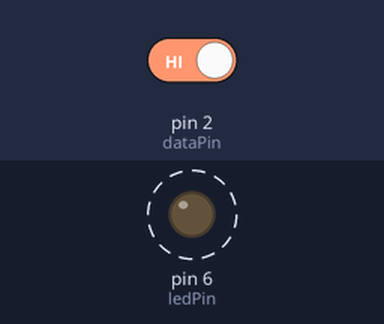
A sketch run on a simulated Arduino Uno, built with avr-gcc and run on an emulated ATmega328P. Parts: output pins drawn as LEDs (lit = HIGH). Dashed ring = blinking. Inputs (shaded band) come from the test bench; at power-on: pin 2 (dataPin) HIGH. Pins used as bus, display or sensor lines are not drawn; what the sketch prints to the serial monitor is not drawn.

Above: at 1.17 s.
1.6 s: pin 2 (dataPin) driven LOW
Timing chart, 0 to 12.5 s (numbered marks = the images above; inputs shaded):
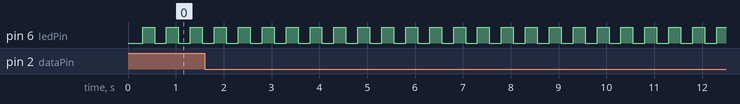

Measured:
- by itself, pin 6 (ledPin): alternates HIGH for 0.25 s and LOW for 0.25 s

The sketch:

sth.ino
```cpp
/*
 * Example code for SHT1x or SHT7x sensors demonstrating blocking calls
 * for temperature and humidity measurement in the setup routine and
 * non-blocking calls in the main loop.  The pin 13 LED is flashed as a
 * background task while temperature and humidity measurements are made.
 * Note that the status register read/write demonstration code places the
 * sensor in low resolution momjde.  Delete it to stay in high res mode.
 *
 * This example contains two versions of the code: one that checks library
 * function return codes for error indications and one that does not.
 * The version with error checking may be useful in debuging possible
 * connection issues with the sensor.  A #define selects between versions.
 */

#include <Sensirion.h>

#define ENA_ERRCHK  // Enable error checking code

const byte dataPin =  2;                 // SHTxx serial data
const byte sclkPin =  3;                 // SHTxx serial clock
const byte ledPin  = 6;                 // Arduino built-in LED
const unsigned long TRHSTEP   = 5000UL;  // Sensor query period
const unsigned long BLINKSTEP =  250UL;  // LED blink period

Sensirion sht = Sensirion(dataPin, sclkPin);

unsigned int rawData;
float temperature;
float humidity;
float dewpoint;

byte ledState = 0;
byte measActive = false;
byte measType = TEMP;

unsigned long trhMillis = 0;             // Time interval tracking
unsigned long blinkMillis = 0;

#ifdef ENA_ERRCHK

// This version of the code checks return codes for errors
byte error = 0;

void setup() {
  byte stat;
  Serial.begin(9600);
  pinMode(ledPin, OUTPUT);
  delay(15);                             // Wait >= 11 ms before first cmd
// Demonstrate status register read/write
  if (error = sht.readSR(&stat))         // Read sensor status register
    logError(error);
  Serial.print("Status reg = 0x");
  Serial.println(stat, HEX);
  if (error = sht.writeSR(LOW_RES))      // Set sensor to low resolution
    logError(error);
  if (error = sht.readSR(&stat))         // Read sensor status register again
    logError(error);
  Serial.print("Status reg = 0x");
  Serial.println(stat, HEX);
// Demonstrate blocking calls
  if (error = sht.measTemp(&rawData))    // sht.meas(TEMP, &rawData, BLOCK)
    logError(error);
  temperature = sht.calcTemp(rawData);
  if (error = sht.measHumi(&rawData))    // sht.meas(HUMI, &rawData, BLOCK)
    logError(error);
  humidity = sht.calcHumi(rawData, temperature);
  dewpoint = sht.calcDewpoint(humidity, temperature);
  logData();
}

void loop() {
  unsigned long curMillis = millis();          // Get current time

  // Rapidly blink LED.  Blocking calls take too long to allow this.
  if (curMillis - blinkMillis >= BLINKSTEP) {  // Time to toggle the LED state?
    ledState ^= 1;
    digitalWrite(ledPin, ledState);
    blinkMillis = curMillis;
  }

  // Demonstrate non-blocking calls
  if (curMillis - trhMillis >= TRHSTEP) {      // Time for new measurements?
    measActive = true;
    measType = TEMP;
    if (error = sht.meas(TEMP, &rawData, NONBLOCK)) // Start temp measurement
      logError(error);
    trhMillis = curMillis;
  }
  if (measActive && (error = sht.measRdy())) { // Check measurement status
    if (error != S_Meas_Rdy)
      logError(error);
    if (measType == TEMP) {                    // Process temp or humi?
      measType = HUMI;
      temperature = sht.calcTemp(rawData);     // Convert raw sensor data
      if (error = sht.meas(HUMI, &rawData, NONBLOCK)) // Start humi measurement
        logError(error);
    } else {
      measActive = false;
      humidity = sht.calcHumi(rawData, temperature); // Convert raw sensor data
      dewpoint = sht.calcDewpoint(humidity, temperature);
      logData();
    }
  }
}

#else  // If ENA_ERRCHK is not defined

// This code is the same as above but without error checking
void setup() {
  byte stat;
  byte error = 0;
  Serial.begin(9600);
  pinMode(ledPin, OUTPUT);
  delay(15);                             // Wait >= 11 ms before first cmd
// Demonstrate status register read/write
  sht.readSR(&stat);                     // Read sensor status register
  Serial.print("Status reg = 0x");
  Serial.println(stat, HEX);
  sht.writeSR(LOW_RES);                  // Set sensor to low resolution
  sht.readSR(&stat);                     // Read sensor status register again
  Serial.print("Status reg = 0x");
  Serial.println(stat, HEX);
// Demonstrate blocking calls
  sht.measTemp(&rawData);                // sht.meas(TEMP, &rawData, BLOCK)
  temperature = sht.calcTemp(rawData);
  sht.measHumi(&rawData);                // sht.meas(HUMI, &rawData, BLOCK)
  humidity = sht.calcHumi(rawData, temperature);
  dewpoint = sht.calcDewpoint(humidity, temperature);
  logData();
}

void loop() {
  unsigned long curMillis = millis();          // Get current time

  // Rapidly blink LED.  Blocking calls take too long to allow this.
  if (curMillis - blinkMillis >= BLINKSTEP) {  // Time to toggle the LED state?
    ledState ^= 1;
    digitalWrite(ledPin, ledState);
    blinkMillis = curMillis;
  }

  // Demonstrate non-blocking calls
  if (curMillis - trhMillis >= TRHSTEP) {      // Time for new measurements?
    measActive = true;
    measType = TEMP;
    sht.meas(TEMP, &rawData, NONBLOCK);        // Start temp measurement
    trhMillis = curMillis;
  }
  if (measActive && sht.measRdy()) {           // Check measurement status
    if (measType == TEMP) {                    // Process temp or humi?
      measType = HUMI;
      temperature = sht.calcTemp(rawData);     // Convert raw sensor data
      sht.meas(HUMI, &rawData, NONBLOCK);      // Start humi measurement
    } else {
      measActive = false;
      humidity = sht.calcHumi(rawData, temperature); // Convert raw sensor data
      dewpoint = sht.calcDewpoint(humidity, temperature);
      logData();
    }
  }
}

#endif  // End of non-error-checking example

void logData() {
  Serial.print("Temperature = ");   Serial.print(temperature);
  Serial.print(" C, Humidity = ");  Serial.print(humidity);
  Serial.print(" %, Dewpoint = ");  Serial.print(dewpoint);
  Serial.println(" C");
}

// The following code is only used with error checking enabled
void logError(byte error) {
  switch (error) {
  case S_Err_NoACK:
    Serial.println("Error: No response (ACK) received from sensor!");
    break;
  case S_Err_CRC:
    Serial.println("Error: CRC mismatch!");
    break;
  case S_Err_TO:
    Serial.println("Error: Measurement timeout!");
    break;
  default:
    Serial.println("Unknown error received!");
    break;
  }
}
```
